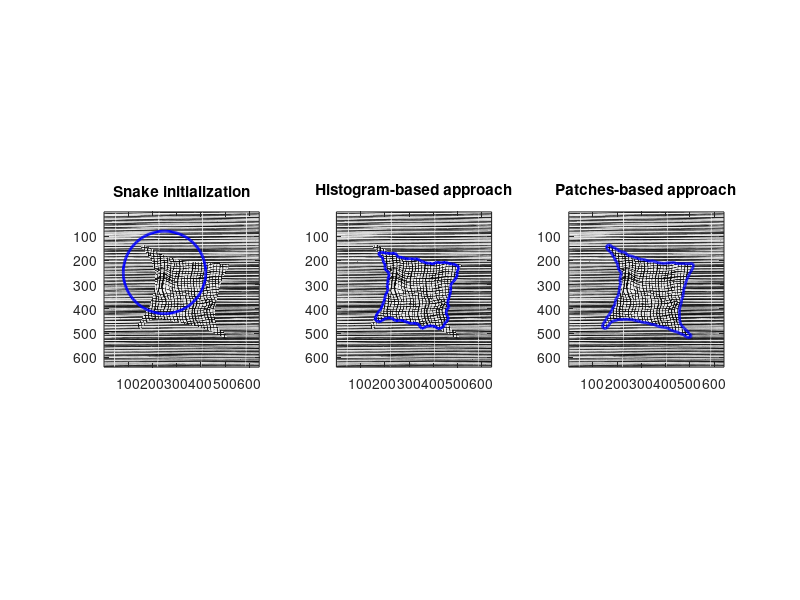

The MATLAB source for this figure:
addpath('Figures');

initial_snake = load('initialization.mat').snake;
hist_based_snake = load('ex13.mat').snake;
patches_snake = load('textured_patches.mat').snake;
I = load('initialization.mat').I;

clf
subplot(1,3,1)
imagesc(I), axis image, colormap gray
hold on
plot(initial_snake([1:end,1],2), initial_snake([1:end,1],1), 'b', 'LineWidth', 2), drawnow;
title('Snake initialization')
subplot(1,3,2)
imagesc(I), axis image, colormap gray
hold on
plot(hist_based_snake([1:end,1],2), hist_based_snake([1:end,1],1), 'b', 'LineWidth', 2), drawnow;
title('Histogram-based approach')
subplot(1,3,3)
imagesc(I), axis image, colormap gray
hold on
plot(patches_snake([1:end,1],2), patches_snake([1:end,1],1), 'b', 'LineWidth', 2), drawnow;
title('Patches-based approach')
